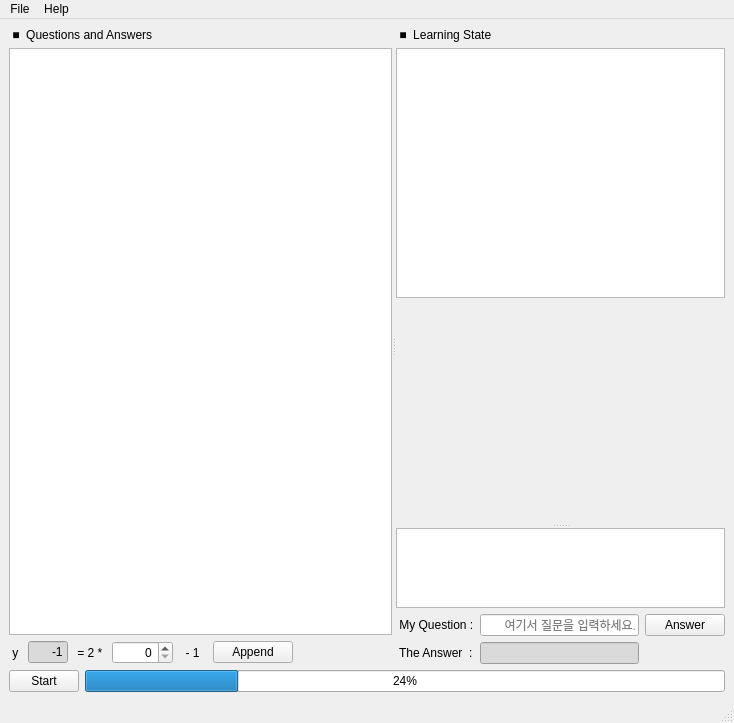
<?xml version="1.0" encoding="UTF-8"?>
<ui version="4.0">
 <class>MainWindow</class>
 <widget class="QMainWindow" name="MainWindow">
  <property name="geometry">
   <rect>
    <x>0</x>
    <y>0</y>
    <width>734</width>
    <height>723</height>
   </rect>
  </property>
  <property name="minimumSize">
   <size>
    <width>650</width>
    <height>544</height>
   </size>
  </property>
  <property name="maximumSize">
   <size>
    <width>16777215</width>
    <height>16777215</height>
   </size>
  </property>
  <property name="windowTitle">
   <string>Open Visual Machine Learning Ex 01</string>
  </property>
  <property name="windowIcon">
   <iconset resource="my_qt.qrc">
    <normaloff>:/newPrefix/window_icon_01.png</normaloff>:/newPrefix/window_icon_01.png</iconset>
  </property>
  <widget class="QWidget" name="centralwidget">
   <layout class="QGridLayout" name="gridLayout_2">
    <item row="0" column="0">
     <widget class="QSplitter" name="splitter_2">
      <property name="orientation">
       <enum>Qt::Horizontal</enum>
      </property>
      <widget class="QWidget" name="layoutWidget">
       <layout class="QVBoxLayout" name="verticalLayout_3">
        <property name="sizeConstraint">
         <enum>QLayout::SetDefaultConstraint</enum>
        </property>
        <item>
         <layout class="QVBoxLayout" name="verticalLayout_2">
          <item>
           <widget class="QLabel" name="label_5">
            <property name="text">
             <string> ■  Questions and Answers</string>
            </property>
           </widget>
          </item>
          <item>
           <widget class="QTableView" name="datasetTableView">
            <property name="minimumSize">
             <size>
              <width>0</width>
              <height>400</height>
             </size>
            </property>
            <property name="maximumSize">
             <size>
              <width>16777215</width>
              <height>16777215</height>
             </size>
            </property>
            <property name="baseSize">
             <size>
              <width>0</width>
              <height>0</height>
             </size>
            </property>
           </widget>
          </item>
         </layout>
        </item>
        <item>
         <layout class="QHBoxLayout" name="horizontalLayout_3">
          <item>
           <widget class="QLabel" name="label">
            <property name="text">
             <string> y </string>
            </property>
           </widget>
          </item>
          <item>
           <widget class="QLineEdit" name="y">
            <property name="maximumSize">
             <size>
              <width>40</width>
              <height>16777215</height>
             </size>
            </property>
            <property name="toolTip">
             <string>정답</string>
            </property>
            <property name="styleSheet">
             <string notr="true">background-color: rgb(218, 218, 218);</string>
            </property>
            <property name="inputMethodHints">
             <set>Qt::ImhFormattedNumbersOnly</set>
            </property>
            <property name="text">
             <string>-1</string>
            </property>
            <property name="maxLength">
             <number>30</number>
            </property>
            <property name="alignment">
             <set>Qt::AlignRight|Qt::AlignTrailing|Qt::AlignVCenter</set>
            </property>
            <property name="readOnly">
             <bool>true</bool>
            </property>
           </widget>
          </item>
          <item>
           <widget class="QLabel" name="label_2">
            <property name="text">
             <string> = 2 * </string>
            </property>
           </widget>
          </item>
          <item>
           <widget class="QSpinBox" name="x">
            <property name="toolTip">
             <string>질문</string>
            </property>
            <property name="alignment">
             <set>Qt::AlignRight|Qt::AlignTrailing|Qt::AlignVCenter</set>
            </property>
            <property name="maximum">
             <number>10000</number>
            </property>
           </widget>
          </item>
          <item>
           <widget class="QLabel" name="label_3">
            <property name="text">
             <string>  - 1  </string>
            </property>
           </widget>
          </item>
          <item>
           <widget class="QPushButton" name="append">
            <property name="toolTip">
             <string>훈련 데이터넷에 질문과 정답을 추가합니다.</string>
            </property>
            <property name="text">
             <string>Append</string>
            </property>
           </widget>
          </item>
          <item>
           <spacer name="horizontalSpacer_2">
            <property name="orientation">
             <enum>Qt::Horizontal</enum>
            </property>
            <property name="sizeHint" stdset="0">
             <size>
              <width>40</width>
              <height>20</height>
             </size>
            </property>
           </spacer>
          </item>
         </layout>
        </item>
       </layout>
      </widget>
      <widget class="QWidget" name="">
       <layout class="QVBoxLayout" name="verticalLayout_4">
        <item>
         <widget class="QLabel" name="label_4">
          <property name="text">
           <string> ■  Learning State</string>
          </property>
         </widget>
        </item>
        <item>
         <widget class="QSplitter" name="splitter">
          <property name="orientation">
           <enum>Qt::Vertical</enum>
          </property>
          <widget class="QWidget" name="">
           <layout class="QVBoxLayout" name="verticalLayout">
            <item>
             <widget class="QTableView" name="learnTableView"/>
            </item>
            <item>
             <widget class="QWidget" name="plot_content" native="true">
              <property name="minimumSize">
               <size>
                <width>0</width>
                <height>220</height>
               </size>
              </property>
              <property name="maximumSize">
               <size>
                <width>16777215</width>
                <height>220</height>
               </size>
              </property>
             </widget>
            </item>
           </layout>
          </widget>
          <widget class="QTextEdit" name="learnState">
           <property name="maximumSize">
            <size>
             <width>16777215</width>
             <height>80</height>
            </size>
           </property>
           <property name="styleSheet">
            <string notr="true"/>
           </property>
           <property name="autoFormatting">
            <set>QTextEdit::AutoNone</set>
           </property>
           <property name="readOnly">
            <bool>true</bool>
           </property>
          </widget>
         </widget>
        </item>
        <item>
         <layout class="QGridLayout" name="gridLayout">
          <item row="0" column="0">
           <widget class="QLabel" name="label_6">
            <property name="minimumSize">
             <size>
              <width>0</width>
              <height>0</height>
             </size>
            </property>
            <property name="text">
             <string> My Question :</string>
            </property>
           </widget>
          </item>
          <item row="0" column="2">
           <widget class="QPushButton" name="answer">
            <property name="toolTip">
             <string>질문에 대한 정답을 알려드립니다.</string>
            </property>
            <property name="text">
             <string>Answer</string>
            </property>
           </widget>
          </item>
          <item row="1" column="1">
           <widget class="QLineEdit" name="theAnswer">
            <property name="styleSheet">
             <string notr="true">background-color: rgb(218, 218, 218);</string>
            </property>
            <property name="alignment">
             <set>Qt::AlignRight|Qt::AlignTrailing|Qt::AlignVCenter</set>
            </property>
            <property name="readOnly">
             <bool>true</bool>
            </property>
           </widget>
          </item>
          <item row="0" column="1">
           <widget class="QLineEdit" name="myQuestion">
            <property name="toolTip">
             <string>질문을 잘  입력후에, 정답 버튼을 클릭하세요.</string>
            </property>
            <property name="styleSheet">
             <string notr="true"/>
            </property>
            <property name="inputMethodHints">
             <set>Qt::ImhFormattedNumbersOnly</set>
            </property>
            <property name="inputMask">
             <string/>
            </property>
            <property name="alignment">
             <set>Qt::AlignRight|Qt::AlignTrailing|Qt::AlignVCenter</set>
            </property>
            <property name="placeholderText">
             <string>여기서 질문을 입력하세요.</string>
            </property>
           </widget>
          </item>
          <item row="1" column="0">
           <widget class="QLabel" name="label_7">
            <property name="minimumSize">
             <size>
              <width>0</width>
              <height>0</height>
             </size>
            </property>
            <property name="text">
             <string> The Answer  :</string>
            </property>
           </widget>
          </item>
         </layout>
        </item>
       </layout>
      </widget>
     </widget>
    </item>
    <item row="1" column="0">
     <layout class="QHBoxLayout" name="horizontalLayout">
      <item>
       <widget class="QPushButton" name="start">
        <property name="maximumSize">
         <size>
          <width>70</width>
          <height>16777215</height>
         </size>
        </property>
        <property name="toolTip">
         <string>학습을 진행합니다.</string>
        </property>
        <property name="text">
         <string>Start</string>
        </property>
       </widget>
      </item>
      <item>
       <widget class="QProgressBar" name="progressBar">
        <property name="minimumSize">
         <size>
          <width>0</width>
          <height>0</height>
         </size>
        </property>
        <property name="value">
         <number>24</number>
        </property>
       </widget>
      </item>
     </layout>
    </item>
   </layout>
  </widget>
  <widget class="QMenuBar" name="menubar">
   <property name="geometry">
    <rect>
     <x>0</x>
     <y>0</y>
     <width>734</width>
     <height>21</height>
    </rect>
   </property>
   <widget class="QMenu" name="menuFile">
    <property name="title">
     <string>File</string>
    </property>
    <addaction name="actionOpen"/>
    <addaction name="separator"/>
    <addaction name="actionExit"/>
   </widget>
   <widget class="QMenu" name="menuHelp">
    <property name="title">
     <string>Help</string>
    </property>
    <addaction name="actionAbout"/>
   </widget>
   <addaction name="menuFile"/>
   <addaction name="menuHelp"/>
  </widget>
  <widget class="QStatusBar" name="statusbar"/>
  <action name="actionOpen">
   <property name="text">
    <string>Open</string>
   </property>
   <property name="shortcut">
    <string>Ctrl+O</string>
   </property>
  </action>
  <action name="actionExit">
   <property name="text">
    <string>Exit</string>
   </property>
   <property name="shortcut">
    <string>Ctrl+X</string>
   </property>
  </action>
  <action name="actionAbout">
   <property name="text">
    <string>About</string>
   </property>
  </action>
 </widget>
 <resources>
  <include location="my_qt.qrc"/>
 </resources>
 <connections/>
</ui>
